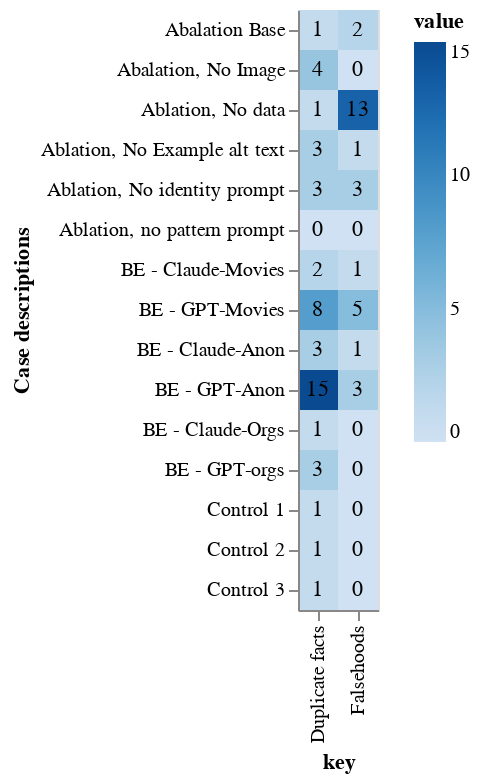

Notebook code for this chart:
### Code cell
local_df = llm_df[~llm_df['Case descriptions'].apply(lambda x: 'Pilot' in x)]
rects = alt.Chart(local_df).transform_fold(['Duplicate facts', 'Falsehoods']).mark_rect().encode(
    x="key:N",
    y=alt.Y("Case descriptions:N").scale(domain=yAxisOrder),
    color=alt.Color("value:Q").scale(scheme='blues')
)
text = alt.Chart(local_df).transform_fold(['Duplicate facts', 'Falsehoods']).mark_text().encode(
    x="key:N",
    y=alt.Y("Case descriptions:N").scale(domain=yAxisOrder),
    text="value:Q"
)
rects + text
